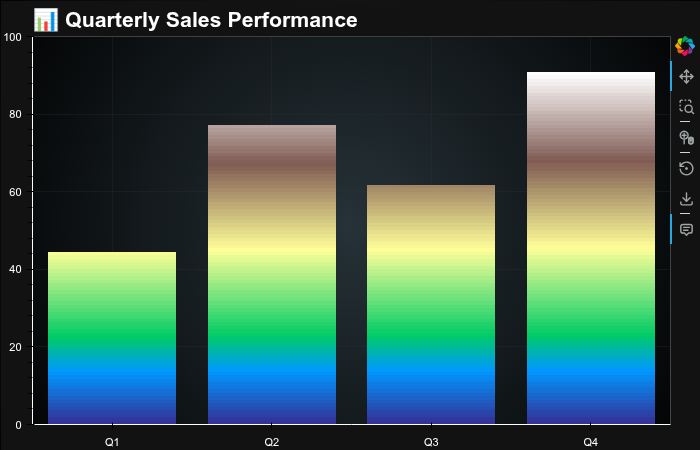

Here is the Python script that generated this plot:
from bokeh_rocks import create_gradient_bar_chart, show, save_plot

categories1 = ['Q1', 'Q2', 'Q3', 'Q4']
values1 = [45, 78, 62, 91]

chart1 = create_gradient_bar_chart(
    categories=categories1,
    values=values1,
    orientation="vertical",
    colormap="terrain",
    title="📊 Quarterly Sales Performance",
    width=700,
    height=450,
    theme="dark"
)
show(chart1)
save_plot(chart1, "output/bar_20")
